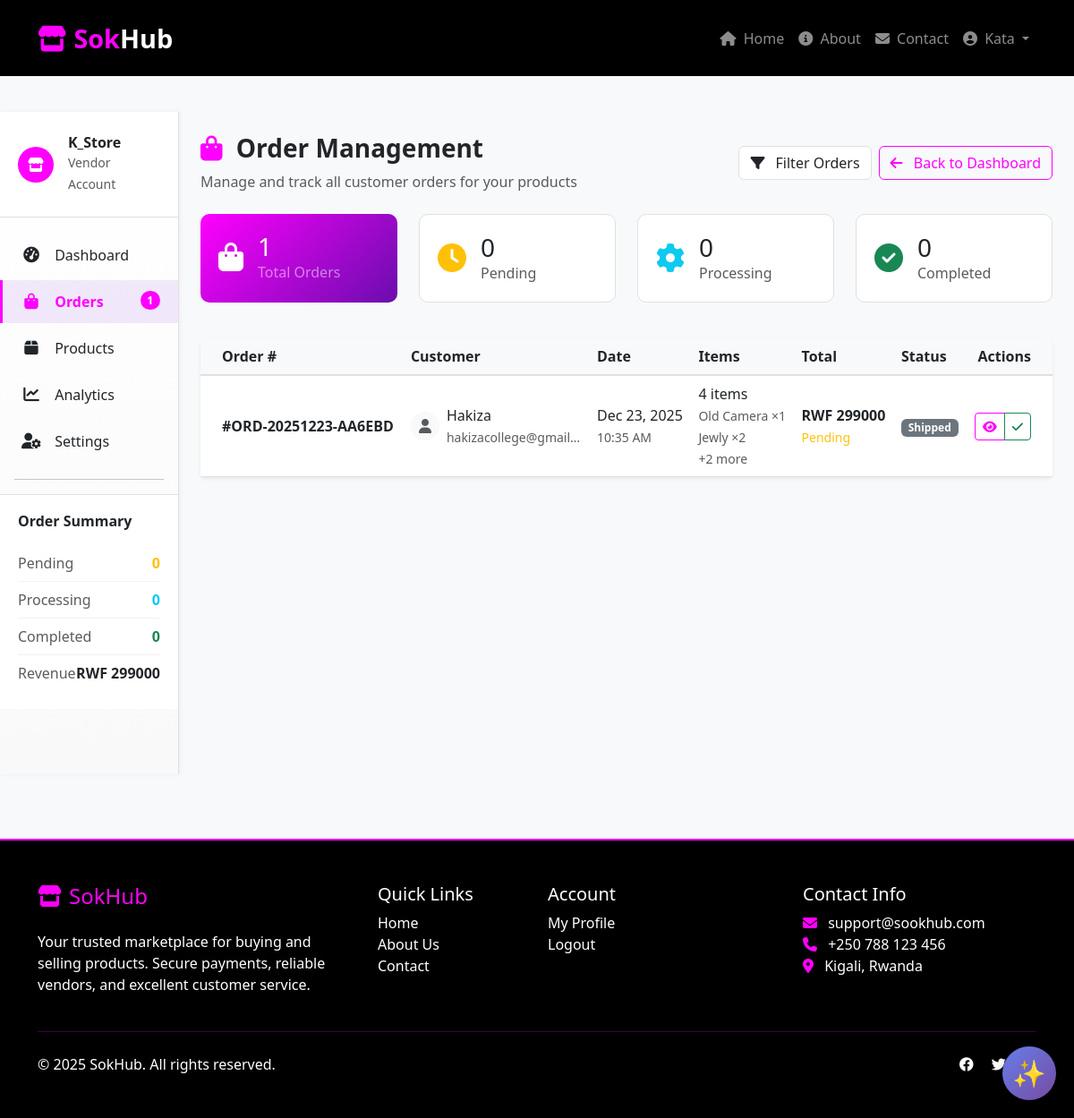
/order/vendor/orders/ (signed in), run on an earlier commit of the app's database.
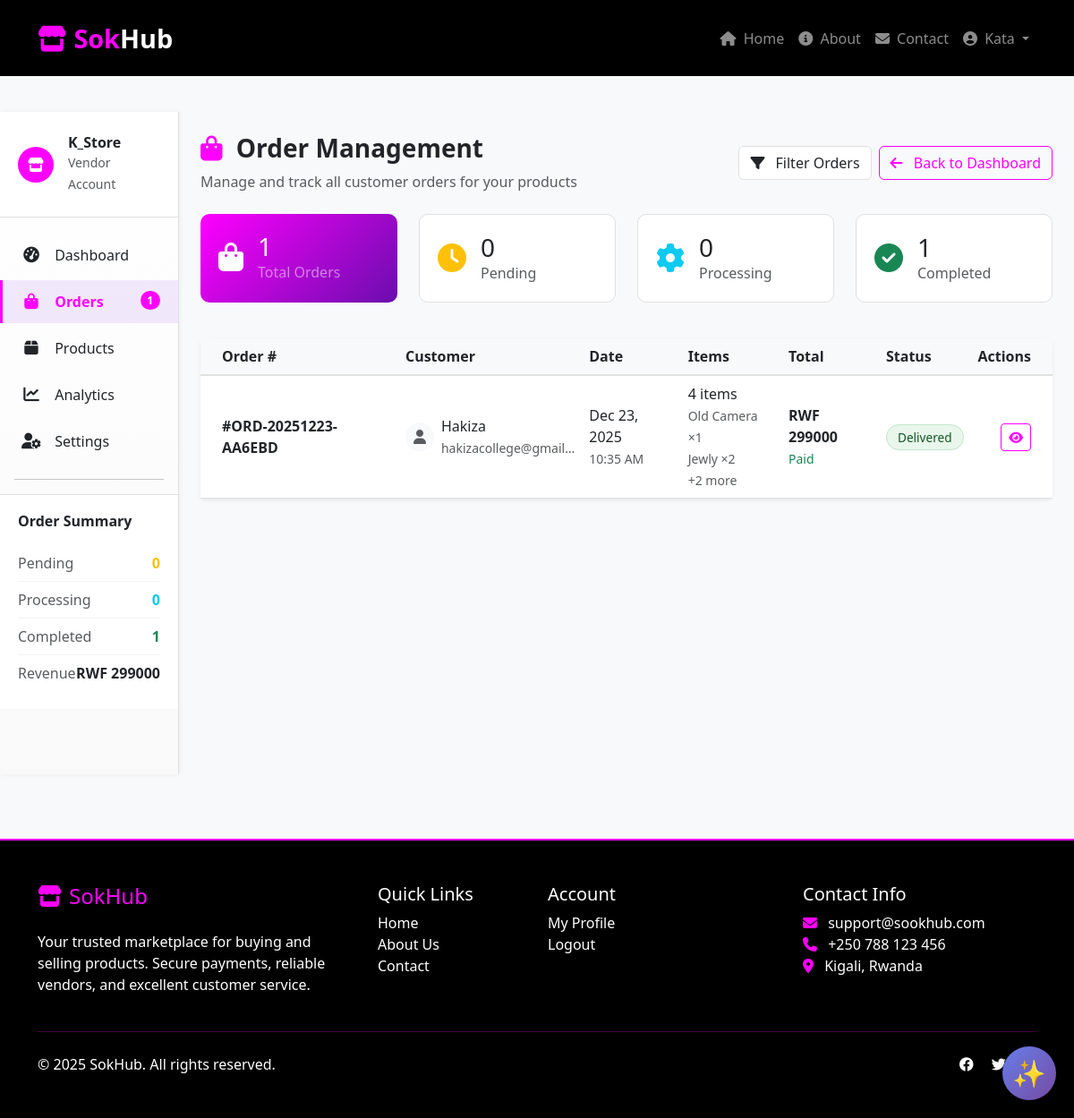
And on a later commit of the database.
### order/models.py (models this page shows, shortened)
class Order(models.Model):
    STATUS_CHOICES = (
        ('pending', 'Pending'),
        ('confirmed', 'Confirmed'),
        ('processing', 'Processing'),
        ('shipped', 'Shipped'),
        ('delivered', 'Delivered'),
        ('cancelled', 'Cancelled'),
        ('refunded', 'Refunded'),
    )
    PAYMENT_STATUS_CHOICES = (
        ('pending', 'Pending'),
        ('processing', 'Processing'),
        ('completed', 'Completed'),
        ('failed', 'Failed'),
        ('refunded', 'Refunded'),
    )
    PAYMENT_METHOD_CHOICES = (
        ('momo', 'MTN Momo'),
        ('cash', 'Cash on Delivery'),
        ('card', 'Credit Card'),
    )
    order_number = models.CharField(max_length=20, unique=True, editable=False)
    short_code = models.CharField(max_length=8, unique=True, editable=False)
    customer = models.ForeignKey('customer.User', on_delete=models.CASCADE,
                                related_name='orders', limit_choices_to={'user_type': 'customer'})
    vendor = models.ForeignKey('customer.User', on_delete=models.CASCADE,
                              related_name='vendor_orders', limit_choices_to={'user_type': 'vendor'},
                              null=True, blank=True)
    shipping_address = models.TextField()
    shipping_city = models.CharField(max_length=100)
    shipping_phone = models.CharField(max_length=15)
    shipping_notes = models.TextField(blank=True, null=True)
    payment_method = models.CharField(max_length=20, choices=PAYMENT_METHOD_CHOICES, default='momo')
    payment_status = models.CharField(max_length=20, choices=PAYMENT_STATUS_CHOICES, default='pending')
    momo_number = models.CharField(max_length=15, blank=True, null=True)
    momo_transaction_id = models.CharField(max_length=100, blank=True, null=True)
    payment_date = models.DateTimeField(null=True, blank=True)
    status = models.CharField(max_length=20, choices=STATUS_CHOICES, default='pending')
    status_changed_at = models.DateTimeField(auto_now_add=True)
    subtotal = models.DecimalField(max_digits=10, decimal_places=2, default=0)
    shipping_cost = models.DecimalField(max_digits=10, decimal_places=2, default=0)
    tax_amount = models.DecimalField(max_digits=10, decimal_places=2, default=0)
    discount_amount = models.DecimalField(max_digits=10, decimal_places=2, default=0)
    total_amount = models.DecimalField(max_digits=10, decimal_places=2, default=0)
    invoice_pdf = models.FileField(upload_to='invoices/', null=True, blank=True)
    invoice_number = models.CharField(max_length=20, unique=True, editable=False)
    customer_notes = models.TextField(blank=True, null=True)
    delete_requested = models.BooleanField(default=False)
    delete_request_reason = models.TextField(blank=True, null=True)
    delete_requested_at = models.DateTimeField(null=True, blank=True)
    delete_approved = models.BooleanField(default=False)
    delete_approved_by = models.ForeignKey('customer.User', on_delete=models.SET_NULL,
                                          null=True, blank=True, related_name='approved_deletions')
    delete_approved_at = models.DateTimeField(null=True, blank=True)
    created_at = models.DateTimeField(auto_now_add=True)
    updated_at = models.DateTimeField(auto_now=True)
    delivered_at = models.DateTimeField(null=True, blank=True)
    class Meta:
        ordering = ['-created_at']
        indexes = [
            models.Index(fields=['order_number']),
            models.Index(fields=['customer', 'status']),
            models.Index(fields=['vendor', 'status']),
            models.Index(fields=['status', 'payment_status']),
            models.Index(fields=['created_at']),
        ]

### customer/models.py (models this page shows, shortened)
class User(AbstractUser):
    USER_TYPE_CHOICES = (
        ('vendor', 'Vendor'),
        ('customer', 'Customer'),
        ('admin', 'Admin'),
    )
    user_type = models.CharField(max_length=20, choices=USER_TYPE_CHOICES, default='customer')
    phone = models.CharField(max_length=15, blank=True)
    location = models.TextField()
    email = models.EmailField(unique=True)
    date_joined = models.DateTimeField(auto_now_add=True)
    is_email_verified = models.BooleanField(default=False)

### order/views.py (the view)
# urls.py: path('vendor/orders/', views.vendor_order_list, name='vendor_order_list'),
@login_required
@vendor_approved_required
def vendor_order_list(request):
    orders = Order.objects.filter(
        items__vendor=request.user
    ).distinct().select_related('customer').prefetch_related('items')
    form = VendorOrderFilterForm(request.GET)
    if form.is_valid():
        status = form.cleaned_data.get('status')
        payment_status = form.cleaned_data.get('payment_status')
        date_from = form.cleaned_data.get('date_from')
        date_to = form.cleaned_data.get('date_to')
        search = form.cleaned_data.get('search')
        product_filter = form.cleaned_data.get('product')
        if status:
            orders = orders.filter(status=status)
        if payment_status:
            orders = orders.filter(payment_status=payment_status)
        if date_from:
            orders = orders.filter(created_at__date__gte=date_from)
        if date_to:
            orders = orders.filter(created_at__date__lte=date_to)
        if search:
            orders = orders.filter(
                Q(order_number__icontains=search) |
                Q(customer__username__icontains=search) |
                Q(customer__email__icontains=search)
            )
        if product_filter:
            orders = orders.filter(items__product_name__icontains=product_filter)
    paginator = Paginator(orders, 15)
    page_number = request.GET.get('page')
    page_obj = paginator.get_page(page_number)
    total_orders = orders.count()
    pending_orders = orders.filter(status='pending').count()
    processing_orders = orders.filter(status='processing').count()
    completed_orders = orders.filter(status='delivered').count()
    total_revenue = orders.aggregate(total=Sum('total_amount'))['total'] or 0
    deletion_requests = orders.filter(delete_requested=True, delete_approved=False).count()
    context = {
        'page_obj': page_obj,
        'form': form,
        'total_orders': total_orders,
        'pending_orders': pending_orders,
        'processing_orders': processing_orders,
        'completed_orders': completed_orders,
        'total_revenue': total_revenue,
        'deletion_requests': deletion_requests,
    }
    return render(request, 'vendor/order_list.html', context)

### order/templates/vendor/order_list.html (shortened to what the changed rows need)
{% extends "base.html" %}
{% load static %}
{% block content %}
<div class="container-fluid">
    <div class="row">
        <div class="col-lg-2 col-xl-2 d-none d-lg-block vendor-sidebar">
            <div class="sidebar-nav py-3">
                <div class="quick-stats">
                    <div class="quick-stats-item">
                        <span class="text-muted">Completed</span>
                        <span class="fw-bold text-success">{{ completed_orders }}</span>
                    </div>
                </div>
            </div>
        </div>
        <div class="col-lg-10 col-xl-10 p-0">
            <div class="p-4">
                <div class="d-flex justify-content-between align-items-center mb-4">
                    <div>
                        <h1 class="h3 fw-bold mb-2">
                            <i class="fas fa-shopping-bag me-2 text-magenta"></i>
                            Order Management
                        </h1>
                    </div>
                </div>
                <div class="row mb-4">
                    <div class="col-md-3 mb-3">
                        <div class="stat-card">
                            <div class="d-flex align-items-center">
                                <div>
                                    <h3 class="mb-0 text-dark">{{ completed_orders }}</h3>
                                    <p class="mb-0 text-muted">Completed</p>
                                </div>
                            </div>
                        </div>
                    </div>
                </div>
                <div class="card border-0 shadow-sm">
                    <div class="card-body p-0">
                        <div class="table-responsive">
                            <table class="table table-hover mb-0">
                                <thead class="table-light">
                                    <tr>
                                        <th class="ps-4">Order #</th>
                                        <th>Customer</th>
                                        <th>Date</th>
                                        <th>Items</th>
                                        <th>Total</th>
                                        <th>Status</th>
                                        <th class="pe-4 text-end">Actions</th>
                                    </tr>
                                </thead>
                                <tbody>
                                    {% if page_obj %}
                                        {% for order in page_obj %}
                                        <tr>
                                            <td class="ps-4">
                                                <strong class="text-dark">#{{ order.order_number }}</strong>
                                            </td>
                                            <td>
                                                <div class="d-flex align-items-center">
                                                    <div class="flex-shrink-0">
                                                        <div class="bg-light rounded-circle d-flex align-items-center justify-content-center"
                                                             style="width: 32px; height: 32px;">
                                                            <i class="fas fa-user text-muted"></i>
                                                        </div>
                                                    </div>
                                                    <div class="flex-grow-1 ms-2">
                                                        <div class="fw-medium text-dark">
                                                            {{ order.customer.get_full_name|default:order.customer.username|truncatechars:15 }}
                                                        </div>
                                                        <small class="text-muted">{{ order.customer.email|truncatechars:20 }}</small>
                                                    </div>
                                                </div>
                                            </td>
                                            <td>
                                                <div class="text-dark">{{ order.created_at|date:"M d, Y" }}</div>
                                                <small class="text-muted">{{ order.created_at|time:"g:i A" }}</small>
                                            </td>
                                            <td>
                                                {% with vendor_items=order.items.filter vendor=request.user %}
                                                    <div class="fw-medium text-dark">{{ vendor_items.count }} item{{ vendor_items.count|pluralize }}</div>
                                                    <small class="text-muted">
                                                        {% for item in vendor_items|slice:":2" %}
                                                            {{ item.product.name|truncatechars:20 }} ×{{ item.quantity }}<br>
                                                        {% endfor %}
                                                        {% if vendor_items.count > 2 %}
                                                            +{{ vendor_items.count|add:"-2" }} more
                                                        {% endif %}
                                                    </small>
                                                {% endwith %}
                                            </td>
                                            <td>
                                                <div class="fw-bold text-dark">RWF {{ order.total_amount|floatformat:0 }}</div>
                                                <small class="text-muted">
                                                    {% if order.payment_status == 'completed' %}
                                                        <span class="text-success">Paid</span>
                                                    {% else %}
                                                        <span class="text-warning">Pending</span>
                                                    {% endif %}
                                                </small>
                                            </td>
                                            <td>
                                                {% if order.status == 'pending' %}
                                                    <span class="status-badge badge-pending">Pending</span>
                                                {% elif order.status == 'confirmed' %}
                                                    <span class="badge bg-info">Confirmed</span>
                                                {% elif order.status == 'processing' %}
                                                    <span class="status-badge badge-processing">Processing</span>
                                                {% elif order.status == 'delivered' %}
                                                    <span class="status-badge badge-delivered">Delivered</span>
                                                {% elif order.status == 'cancelled' %}
                                                    <span class="status-badge badge-cancelled">Cancelled</span>
                                                {% else %}
                                                    <span class="badge bg-secondary">{{ order.get_status_display }}</span>
                                                {% endif %}
                                            </td>
                                            <td class="pe-4 text-end">
                                                <div class="btn-group btn-group-sm" role="group">
                                                    <a href="{% url 'vendor_order_detail' order_number=order.order_number %}"
                                                       class="btn btn-outline-magenta"
                                                       title="View Details">
                                                        <i class="fas fa-eye"></i>
                                                    </a>
                                                    {% if order.payment_status == 'pending' %}
                                                    <a href="{% url 'vendor_mark_payment_completed' order_number=order.order_number %}"
                                                       class="btn btn-outline-success"
                                                       title="Mark as Paid">
                                                        <i class="fas fa-check"></i>
                                                    </a>
                                                    {% endif %}
                                                </div>
                                            </td>
                                        </tr>
                                        {% endfor %}
                                    {% endif %}
                                </tbody>
                            </table>
                        </div>
                    </div>
                </div>
            </div>
        </div>
    </div>
</div>
{% endblock %}

What changed in the data, as far as the page shows it:
changed Order "ORD-20251223-AA6EBD": status "Shipped" → (not shown); payment_status "Pending" → "Paid"; now shows "Delivered"
Also different on the page:
{{ completed_orders }}: "0" → "1"
